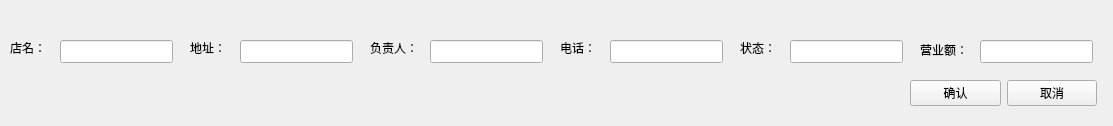
<?xml version="1.0" encoding="UTF-8"?>
<ui version="4.0">
 <class>StoreInfoChangeWidget</class>
 <widget class="QWidget" name="StoreInfoChangeWidget">
  <property name="geometry">
   <rect>
    <x>0</x>
    <y>0</y>
    <width>1113</width>
    <height>126</height>
   </rect>
  </property>
  <property name="windowTitle">
   <string>修改</string>
  </property>
  <widget class="QLabel" name="StoreName_label">
   <property name="geometry">
    <rect>
     <x>10</x>
     <y>40</y>
     <width>72</width>
     <height>15</height>
    </rect>
   </property>
   <property name="text">
    <string>店名：</string>
   </property>
  </widget>
  <widget class="QLabel" name="Address_label">
   <property name="geometry">
    <rect>
     <x>190</x>
     <y>40</y>
     <width>72</width>
     <height>15</height>
    </rect>
   </property>
   <property name="text">
    <string>地址：</string>
   </property>
  </widget>
  <widget class="QLabel" name="Leader_label">
   <property name="geometry">
    <rect>
     <x>370</x>
     <y>40</y>
     <width>72</width>
     <height>15</height>
    </rect>
   </property>
   <property name="text">
    <string>负责人：</string>
   </property>
  </widget>
  <widget class="QLabel" name="Tel_label">
   <property name="geometry">
    <rect>
     <x>560</x>
     <y>40</y>
     <width>72</width>
     <height>15</height>
    </rect>
   </property>
   <property name="text">
    <string>电话：</string>
   </property>
  </widget>
  <widget class="QLabel" name="Operation_label">
   <property name="geometry">
    <rect>
     <x>740</x>
     <y>40</y>
     <width>72</width>
     <height>15</height>
    </rect>
   </property>
   <property name="text">
    <string>状态：</string>
   </property>
  </widget>
  <widget class="QLabel" name="Turnover_label">
   <property name="geometry">
    <rect>
     <x>920</x>
     <y>40</y>
     <width>72</width>
     <height>20</height>
    </rect>
   </property>
   <property name="text">
    <string>营业额：</string>
   </property>
  </widget>
  <widget class="QLineEdit" name="StoreName_lineEdit">
   <property name="geometry">
    <rect>
     <x>60</x>
     <y>40</y>
     <width>113</width>
     <height>23</height>
    </rect>
   </property>
  </widget>
  <widget class="QLineEdit" name="Address_lineEdit">
   <property name="geometry">
    <rect>
     <x>240</x>
     <y>40</y>
     <width>113</width>
     <height>23</height>
    </rect>
   </property>
  </widget>
  <widget class="QLineEdit" name="Leader_lineEdit">
   <property name="geometry">
    <rect>
     <x>430</x>
     <y>40</y>
     <width>113</width>
     <height>23</height>
    </rect>
   </property>
  </widget>
  <widget class="QLineEdit" name="Tel_lineEdit">
   <property name="geometry">
    <rect>
     <x>610</x>
     <y>40</y>
     <width>113</width>
     <height>23</height>
    </rect>
   </property>
  </widget>
  <widget class="QLineEdit" name="Operation_lineEdit">
   <property name="geometry">
    <rect>
     <x>790</x>
     <y>40</y>
     <width>113</width>
     <height>23</height>
    </rect>
   </property>
  </widget>
  <widget class="QLineEdit" name="Turnover_lineEdit">
   <property name="geometry">
    <rect>
     <x>980</x>
     <y>40</y>
     <width>113</width>
     <height>23</height>
    </rect>
   </property>
  </widget>
  <widget class="QWidget" name="">
   <property name="geometry">
    <rect>
     <x>910</x>
     <y>80</y>
     <width>187</width>
     <height>26</height>
    </rect>
   </property>
   <layout class="QHBoxLayout" name="horizontalLayout">
    <item>
     <widget class="QPushButton" name="Confirm_pushButton">
      <property name="text">
       <string>确认</string>
      </property>
     </widget>
    </item>
    <item>
     <widget class="QPushButton" name="Cancel_pushButton">
      <property name="text">
       <string>取消</string>
      </property>
     </widget>
    </item>
   </layout>
  </widget>
 </widget>
 <resources/>
 <connections/>
</ui>
